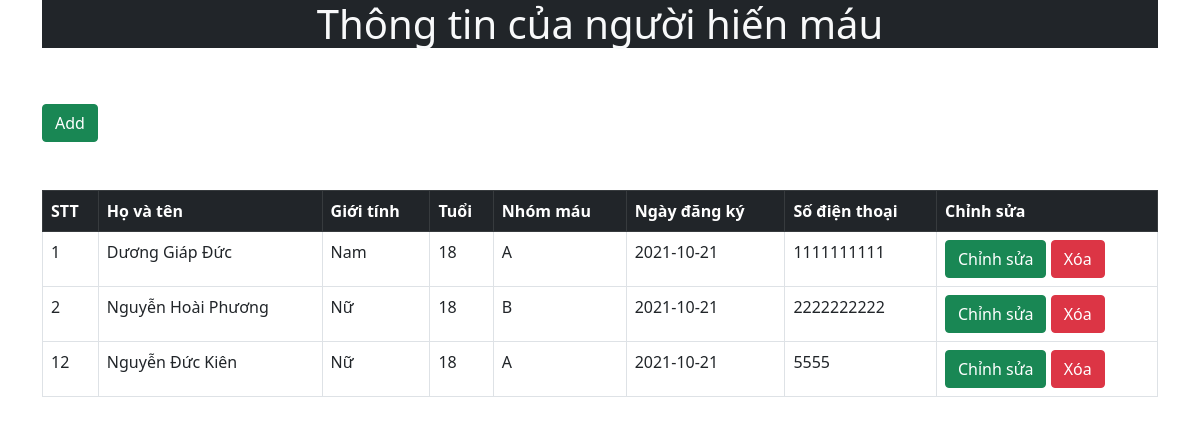
/info.php, run on the app's committed database.
### tables this page shows
CREATE TABLE `blood_donor` (
  `bd_id` int(11) UNSIGNED NOT NULL,
  `bd_name` varchar(100) NOT NULL,
  `bd_sex` tinyint(1) NOT NULL,
  `bd_age` int(11) NOT NULL,
  `bd_bgroup` varchar(10) NOT NULL,
  `bd_reg_date` date NOT NULL DEFAULT current_timestamp(),
  `bd_phno` varchar(20) NOT NULL
);

### info.php (the view)
<?php
    include './reuse/header.php';
    include './reuse/connect.php';
?>
<div class="container">
    <h1 class="text-center bg-dark text-light">Thông tin của người hiến máu</h1>
</div>
<div class="container pt-5">
    <a href="add.php"><button type="button" class="btn btn-success" name="addbtt">Add</button></a>
</div>
<div class="container pt-5">
    <table class="table table-bordered">
        <thead>
            <tr class="table-dark">
                <th scope="col">STT</th>
                <th scope="col">Họ và tên</th>
                <th scope="col">Giới tính</th>
                <th scope="col">Tuổi</th>
                <th scope="col">Nhóm máu</th>
                <th scope="col">Ngày đăng ký</th>
                <th scope="col">Số điện thoại</th>
                <th scope="col">Chỉnh sửa</th>
            </tr>
        </thead>
        <tbody>
            <?php
                $sql = "SELECT * FROM blood_donor";
                $result = mysqli_query($conn,$sql);
                if(mysqli_num_rows($result)>0){
                    while($row=mysqli_fetch_assoc($result)){
                        echo '<tr>';
                        echo '<td>'.$row['bd_id'].'</td>';
                        echo '<td>'.$row['bd_name'].'</td>';
                        if($row['bd_sex']){
                            echo '<td>Nam</td>';
                        }else{
                            echo '<td>Nữ</td>';
                        }
                        echo '<td>'.$row['bd_age'].'</td>';
                        echo '<td>'.$row['bd_bgroup'].'</td>';
                        echo '<td>'.$row['bd_reg_date'].'</td>';
                        echo '<td>'.$row['bd_phno'].'</td>';
                        echo
                            '<td>
                                <form>
                                <a href="./processing/edit.php?id='.$row['bd_id'].'"><button type="button" class="btn btn-success">Chỉnh sửa</button></a>
                                <a href="./processing/delete.php?id='.$row['bd_id'].'"><button type="button" class="btn btn-danger">Xóa</button></a>
                                </form>
                            </td>';
                    }
                }
            ?>
        </tbody>
    </table>
</div>
<?php
    include './reuse/footer.php';
?>

### reuse/header.php (shortened to what this page needs)
<!DOCTYPE html>
<html lang="en">
<head>
    <link href="https://cdn.jsdelivr.net/npm/bootstrap@5.0.2/dist/css/bootstrap.min.css" rel="stylesheet"
>
</head>
<body>

### data on the page
blood_donor: bd_id "1", bd_name "Dương Giáp Đức", bd_sex "Nam", bd_age "18", bd_bgroup "A", bd_reg_date "2021-10-21", bd_phno "1111111111"
blood_donor: bd_id "2", bd_name "Nguyễn Hoài Phương", bd_sex "Nữ", bd_age "18", bd_bgroup "B", bd_reg_date "2021-10-21", bd_phno "2222222222"
blood_donor: bd_id "12", bd_name "Nguyễn Đức Kiên", bd_sex "Nữ", bd_age "18", bd_bgroup "A", bd_reg_date "2021-10-21", bd_phno "5555"
